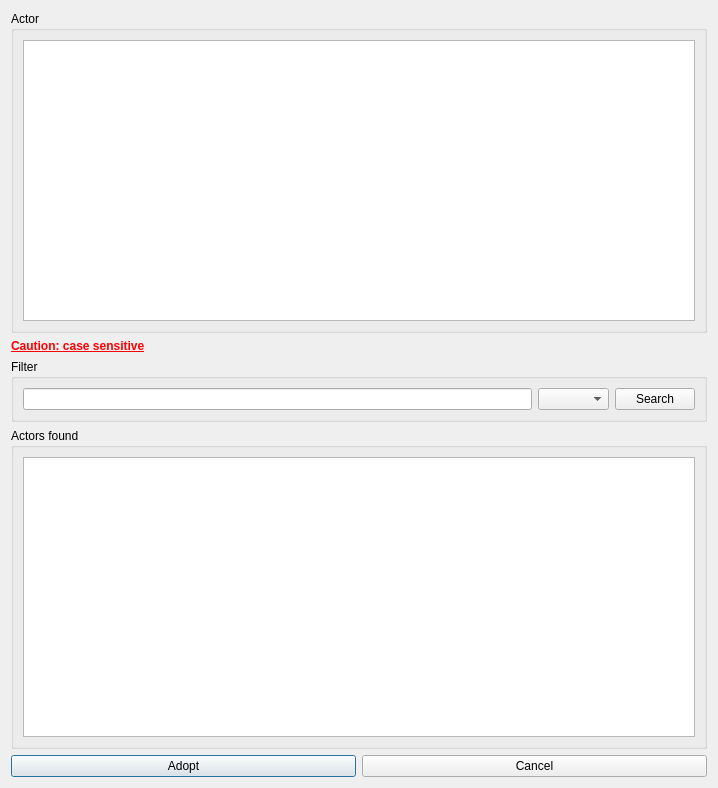
<?xml version="1.0" encoding="UTF-8"?>
<ui version="4.0">
 <class>Darstellerkorrigieren</class>
 <widget class="QDialog" name="Darstellerkorrigieren">
  <property name="geometry">
   <rect>
    <x>0</x>
    <y>0</y>
    <width>696</width>
    <height>788</height>
   </rect>
  </property>
  <property name="windowTitle">
   <string>Change actor</string>
  </property>
  <property name="windowIcon">
   <iconset>
    <normaloff>pypordb/8027068_splash.png</normaloff>pypordb/8027068_splash.png</iconset>
  </property>
  <layout class="QGridLayout" name="gridLayout">
   <item row="0" column="0">
    <layout class="QVBoxLayout" name="verticalLayout">
     <item>
      <widget class="QGroupBox" name="groupBox">
       <property name="title">
        <string>Actor</string>
       </property>
       <layout class="QHBoxLayout" name="horizontalLayout_3">
        <item>
         <widget class="QTableWidget" name="tableWidgetDarsteller">
          <property name="minimumSize">
           <size>
            <width>672</width>
            <height>0</height>
           </size>
          </property>
         </widget>
        </item>
       </layout>
      </widget>
     </item>
     <item>
      <widget class="QLabel" name="label_3">
       <property name="font">
        <font>
         <weight>75</weight>
         <bold>true</bold>
         <underline>true</underline>
         <kerning>true</kerning>
        </font>
       </property>
       <property name="autoFillBackground">
        <bool>false</bool>
       </property>
       <property name="text">
        <string>&lt;!DOCTYPE HTML PUBLIC &quot;-//W3C//DTD HTML 4.0//EN&quot; &quot;http://www.w3.org/TR/REC-html40/strict.dtd&quot;&gt;
&lt;html&gt;&lt;head&gt;&lt;meta name=&quot;qrichtext&quot; content=&quot;1&quot; /&gt;&lt;style type=&quot;text/css&quot;&gt;
p, li { white-space: pre-wrap; }
&lt;/style&gt;&lt;/head&gt;&lt;body style=&quot; font-family:'Sans Serif'; font-size:9pt; font-weight:600; font-style:normal;&quot;&gt;
&lt;p style=&quot; margin-top:0px; margin-bottom:0px; margin-left:0px; margin-right:0px; -qt-block-indent:0; text-indent:0px;&quot;&gt;&lt;span style=&quot; color:#ff0000;&quot;&gt;Caution: case sensitive&lt;/span&gt;&lt;/p&gt;&lt;/body&gt;&lt;/html&gt;</string>
       </property>
      </widget>
     </item>
     <item>
      <widget class="QGroupBox" name="groupBox_2">
       <property name="title">
        <string>Filter</string>
       </property>
       <layout class="QHBoxLayout" name="horizontalLayout_5">
        <item>
         <layout class="QHBoxLayout" name="horizontalLayout_2">
          <item>
           <widget class="QLineEdit" name="lineEditFilter">
            <property name="toolTip">
             <string>&lt;html&gt;&lt;head&gt;&lt;meta name=&quot;qrichtext&quot; content=&quot;1&quot; /&gt;&lt;style type=&quot;text/css&quot;&gt;
p, li { white-space: pre-wrap; }
&lt;/style&gt;&lt;/head&gt;&lt;body style=&quot; font-family:'Sans Serif'; font-size:9pt; font-weight:400; font-style:normal;&quot;&gt;
&lt;p style=&quot; margin-top:0px; margin-bottom:0px; margin-left:0px; margin-right:0px; -qt-block-indent:0; text-indent:0px;&quot;&gt;Part of the name&lt;/p&gt;&lt;/body&gt;&lt;/html&gt;</string>
            </property>
           </widget>
          </item>
          <item>
           <widget class="QComboBox" name="comboBoxGeschlecht">
            <property name="toolTip">
             <string>&lt;html&gt;&lt;head&gt;&lt;meta name=&quot;qrichtext&quot; content=&quot;1&quot; /&gt;&lt;style type=&quot;text/css&quot;&gt;
p, li { white-space: pre-wrap; }
&lt;/style&gt;&lt;/head&gt;&lt;body style=&quot; font-family:'Sans Serif'; font-size:9pt; font-weight:400; font-style:normal;&quot;&gt;
&lt;p style=&quot; margin-top:0px; margin-bottom:0px; margin-left:0px; margin-right:0px; -qt-block-indent:0; text-indent:0px;&quot;&gt;Gender&lt;/p&gt;&lt;/body&gt;&lt;/html&gt;</string>
            </property>
            <item>
             <property name="text">
              <string/>
             </property>
            </item>
            <item>
             <property name="text">
              <string>Female</string>
             </property>
            </item>
            <item>
             <property name="text">
              <string>Male</string>
             </property>
            </item>
           </widget>
          </item>
          <item>
           <widget class="QPushButton" name="pushButtonSuchen">
            <property name="text">
             <string>Search</string>
            </property>
            <property name="autoDefault">
             <bool>false</bool>
            </property>
           </widget>
          </item>
         </layout>
        </item>
       </layout>
      </widget>
     </item>
     <item>
      <widget class="QGroupBox" name="groupBox_3">
       <property name="title">
        <string>Actors found</string>
       </property>
       <layout class="QHBoxLayout" name="horizontalLayout_4">
        <item>
         <widget class="QTableWidget" name="tableWidgetDarstellerGefunden"/>
        </item>
       </layout>
      </widget>
     </item>
     <item>
      <layout class="QHBoxLayout" name="horizontalLayout">
       <item>
        <widget class="QPushButton" name="pushButtonUebernehmen">
         <property name="text">
          <string>Adopt</string>
         </property>
         <property name="shortcut">
          <string>Return</string>
         </property>
         <property name="autoDefault">
          <bool>false</bool>
         </property>
         <property name="default">
          <bool>true</bool>
         </property>
         <property name="flat">
          <bool>false</bool>
         </property>
        </widget>
       </item>
       <item>
        <widget class="QPushButton" name="pushButtonAbbrechen">
         <property name="text">
          <string>Cancel</string>
         </property>
         <property name="autoDefault">
          <bool>true</bool>
         </property>
        </widget>
       </item>
      </layout>
     </item>
    </layout>
   </item>
  </layout>
 </widget>
 <tabstops>
  <tabstop>lineEditFilter</tabstop>
  <tabstop>comboBoxGeschlecht</tabstop>
  <tabstop>pushButtonSuchen</tabstop>
  <tabstop>pushButtonUebernehmen</tabstop>
  <tabstop>tableWidgetDarsteller</tabstop>
  <tabstop>tableWidgetDarstellerGefunden</tabstop>
 </tabstops>
 <resources/>
 <connections/>
</ui>
